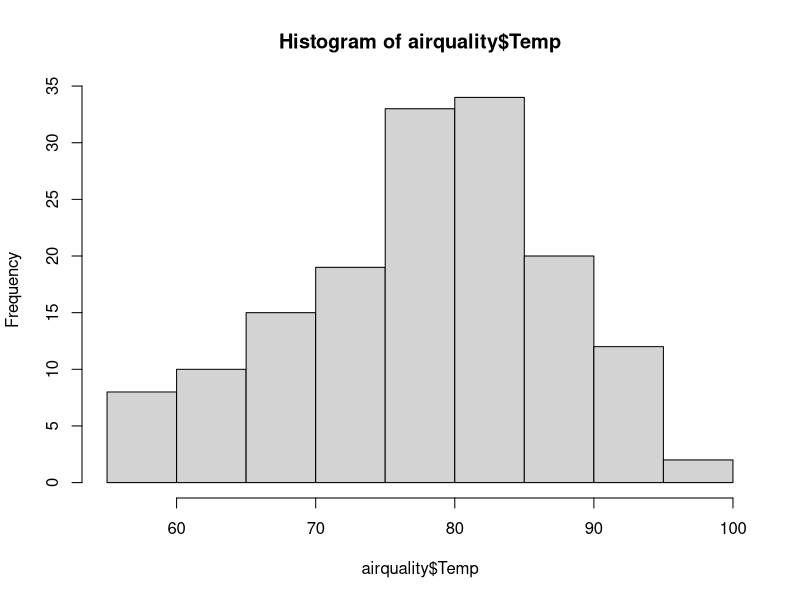
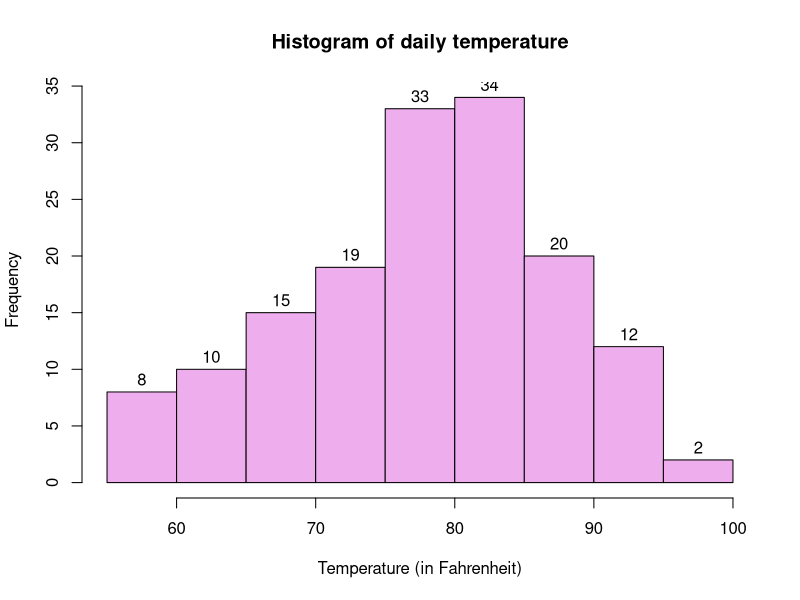
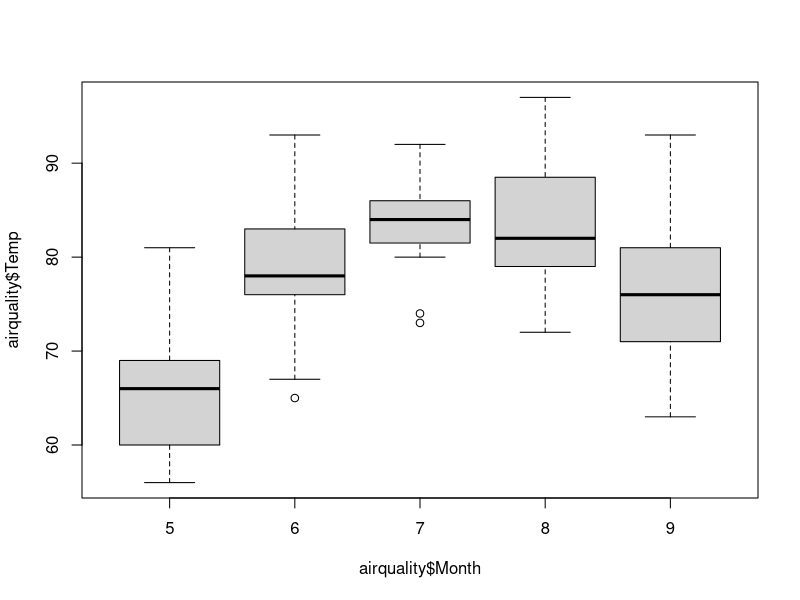
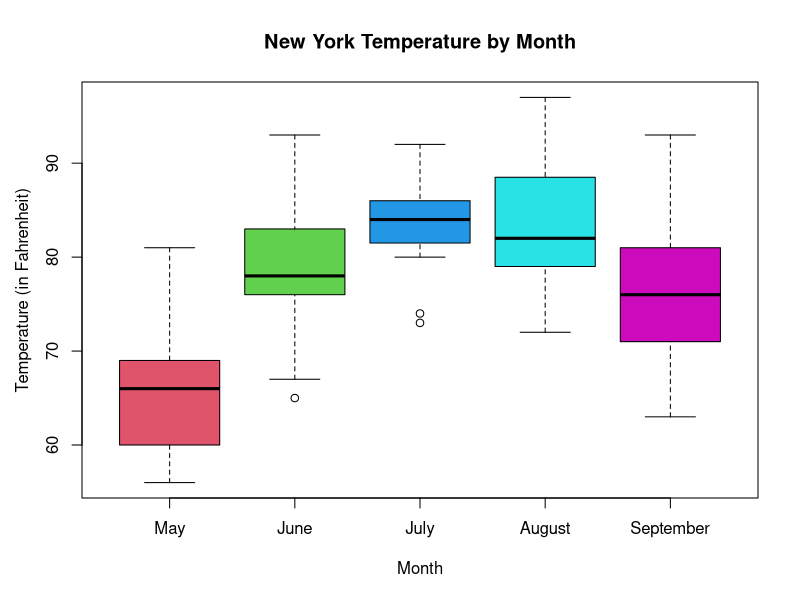

Recreate these plots in R, in order.
# The dataset tips is located in the reshape2 package in R. It contains information on the tips received by a waiter while working in a restaurant for several months. Each row/record in the dataset corresponds to a different table of customers. 
# 
# a. Install the reshape2 package, load the library, and access the dataset tips. Include the commands needed to look at both the structure of the dataset and its help file. Summarise the dataset

install.packages('reshape2')
library(reshape2)
data("tips")
?tips
str(tips)
summary(tips)

# b. The smoke variable records if there were any smokers at the table. How many tables had smokers present? 
head(tips)
#table(tips$smoker)
table(tips$smoker, exclude='No')

# c. What is the size of the largest group of diners? How many groups of this size dined at the restaurant? What was the largest bill amongst these groups?   
#aggregate(tips[ , c(7)], list(tips$total_bill, tips$size), max)
larg_size <- tips[which.max(tips$size), 'size']
nro_group <- nrow(subset(tips, size == larg_size))
group_siz <- subset(tips, size==6)
larg_bill <- group_siz[which.max(group_siz$total_bill), 'total_bill']
cat('Largest group:',larg_size,', Number of groups:', nro_group,', Largest bill:', larg_bill)

# It’s difficult to analyse the amount left as a tip, without taking the size of the corresponding bill into consideration. In order to do this, form a new column called percentage.tip which contains the percentage of the bill which the tip constitutes (e.g., if a bill is €50 and the tip is €5, then this new column would record that the percentage.tip is 10 - i.e., 10%). What is the average percentage tip?
tips$percentage.tip <- round(100 * (tips$tip / tips$total_bill), 2)
avrg_tips <- round(mean(tips$percentage.tip), 2)

# e. Which sex/day combination left the smallest mean percentage.tip?
aggregate(tips[ , c(1, 2, 4, 6, 7, 8)],
          list(tips$sex, tips$day),
          mean)
cazzo <- aggregate(tips[ , c(1, 2, 4, 6, 7, 8)],
                   list(tips$sex, tips$day),
                   mean)
smal_mean <- cazzo[ which.min(cazzo$percentage.tip), ]

# Create a new column called rating which converts percentage.tip to an ordered factor using the cut() function. Use bins of 0 - 10% (“Normal”), 10 - 20% (“Generous”), and 20 - 50% (“Very generous”).
tips$rating <- cut(tips$percentage.tip, breaks = c(0, 10, 20, 50), 
                   labels = c('Normal', 'Generous', 'Very generous'),
                   ordered_result = TRUE)

# g. The time variable records whether a table of diners sat at Dinner or Lunch. Make a two-way table of time vs. rating. How many tables at lunch are considered generous? 

time_ratn <- table(tips$time, tips$rating)
time_ratn['Lunch', 'Very generous']

####################################33

# Let's look at the airquality dataset again:
data("airquality")

# Simple histogram of the Temperature data:
hist(airquality$Temp)

# And now to use more options:
hist(airquality$Temp, breaks = 10,
     xlab = "Temperature (in Fahrenheit)",
     main = "Histogram of daily temperature",
     col = 'plum2',
     labels = TRUE)

# Plot temperature by month:
boxplot(airquality$Temp ~ airquality$Month)

boxplot(airquality$Temp ~ airquality$Month,
        xlab = "Month",
        xaxt = "n",
        col = 2:6,
        main = "New York Temperature by Month", ylab = "")
axis(1, at = 1:5,
     labels = c("May", "June", "July", "August", "September"))
mtext("Temperature (in Fahrenheit)", side = 2, line = 2.5, las = 0)

weather <- density(airquality$Temp)
head(airquality)

my_summary <- function(dataset) {
  years_beg <- min(dataset$Month, na.rm = TRUE)
  years_end <- max(dataset$Month, na.rm = TRUE)
  cat('Begin and End something:', years_beg, 'and',years_end)
  
  wind_min <- min(dataset$Temp, na.rm = TRUE)
  cat('\nMinimum something:', wind_min)
  
  oz_mean <- mean(dataset$Ozone, na.rm = TRUE)
  cat('\nMaximum something', oz_mean)

  tot_month = max(dataset$Month, na.rm = TRUE)
  cat('\nAnother Max something', tot_month)
    }
my_summary(airquality)
